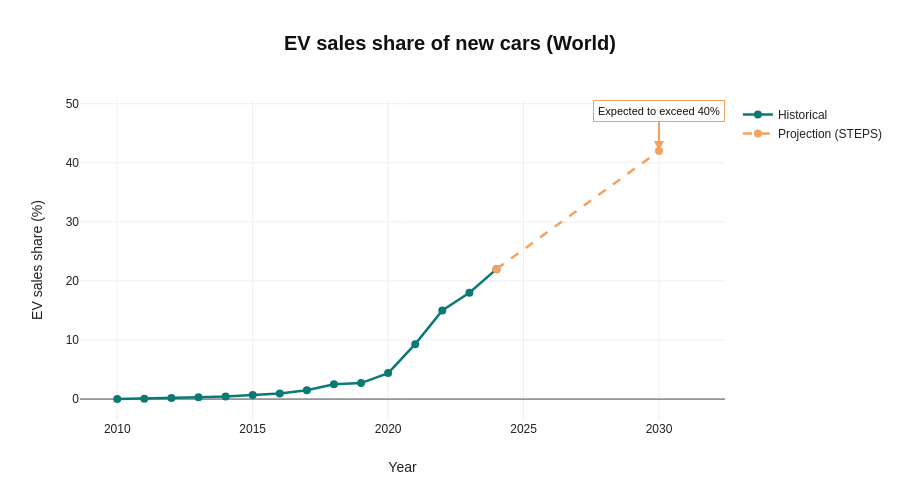

This figure's notebook cell:
### Code cell
sales_share = df[(df["parameter"] == "EV sales share") & (df["mode"] == "Cars") & (df["region_country"] == "World")]

# Separate historical and projection
sales_hist = sales_share[sales_share["category"] == "Historical"].sort_values("year")
sales_proj = sales_share[sales_share["category"] == "Projection-STEPS"].sort_values("year")

fig = go.Figure()

# Add historical line
if len(sales_hist) > 0:
    fig.add_trace(go.Scatter(
        x=sales_hist["year"], y=sales_hist["value"],
        mode="lines+markers", name="Historical",
        line=dict(color=PALETTE["primary"], width=2.5),
        marker=dict(size=8),
        hovertemplate="%{x}: %{y:.1f}%<extra></extra>"
    ))

# Add projection line (dashed) from 2024 to 2030
if len(sales_proj) > 0:
    # Create a bridge from last historical to first projection
    bridge_x = [sales_hist["year"].iloc[-1]] + sales_proj["year"].tolist()
    bridge_y = [sales_hist["value"].iloc[-1]] + sales_proj["value"].tolist()
    
    fig.add_trace(go.Scatter(
        x=bridge_x, y=bridge_y,
        mode="lines+markers", name="Projection (STEPS)",
        line=dict(color=PALETTE["accent"], width=2.5, dash="dash"),
        marker=dict(size=8),
        hovertemplate="%{x}: %{y:.1f}%<extra></extra>",
    ))
    
    # Add annotation for 2030 point
    fig.add_annotation(
        x=2030, y=bridge_y[-1],
        text="Expected to exceed 40%",
        showarrow=True,
        arrowhead=2,
        ax=0, ay=-40,
        bgcolor="rgba(255,255,255,0.9)",
        bordercolor=PALETTE["accent"],
        borderpad=4,
        font=dict(size=11, color="#111111")
    )

fig.update_layout(
    height=500,
    xaxis_title="Year",
    yaxis_title="EV sales share (%)",
    title="<b>EV sales share of new cars (World)</b>",
    hovermode="x unified"
)

fig.show()

### Figure 1 — Plotly figure (JSON) as saved in the notebook; plotly's stock layout.template omitted (floating-point values rounded to 4 significant figures)
{"data": [{"hovertemplate": "%{x}: %{y:.1f}%<extra></extra>", "line": {"color": "#0B7A75", "width": 2.5}, "marker": {"size": 8}, "mode": "lines+markers", "name": "Historical", "type": "scatter", "x": [2010, 2011, 2012, 2013, 2014, 2015, 2016, 2017, 2018, 2019, 2020, 2021, 2022, 2023, 2024], "y": [0.012, 0.073, 0.18, 0.29, 0.44, 0.68, 0.96, 1.5, 2.5, 2.7, 4.4, 9.3, 15.0, 18.0, 22.0]}, {"hovertemplate": "%{x}: %{y:.1f}%<extra></extra>", "line": {"color": "#F4A261", "dash": "dash", "width": 2.5}, "marker": {"size": 8}, "mode": "lines+markers", "name": "Projection (STEPS)", "type": "scatter", "x": [2024, 2030], "y": [22, 42]}], "layout": {"annotations": [{"arrowhead": 2, "ax": 0, "ay": -40, "bgcolor": "rgba(255,255,255,0.9)", "bordercolor": "#F4A261", "borderpad": 4, "font": {"color": "#111111", "size": 11}, "showarrow": true, "text": "Expected to exceed 40%", "x": 2030, "y": 42}], "height": 500, "hovermode": "x unified", "title": {"text": "<b>EV sales share of new cars (World)</b>"}, "xaxis": {"title": {"text": "Year"}}, "yaxis": {"title": {"text": "EV sales share (%)"}}}}
